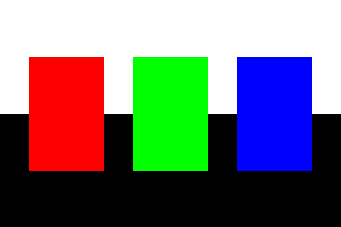
#> input picture Week 2/rgbtest.png, 341 x 227 px
$ jupyter execute --allow-errors worksheet02.ipynb
#> lines starting #> are read from the running program, lines starting #| are printed output that depends on the picture
# COMP90086 Workshop 2

This workshop aims to introduce you to some of the libraries we will use, including Numpy, Matplotlib and OpenCV. You will learn some basic operations on arrays and images.

Table of Contents
- [Numpy (Numerical Python)](#Numpy)
    - Array creation
    - Inspecting an array
    - Indexing/slicing
    - Array manipulation
    - Basic operators

- [Matplotlib (Plotting and Visualization)](#Matplotlib)
    - Basic plots
    - Subplot

- [OpenCV (Computer Vision)](#OpenCV)
    - Read image
    - Show image
    - Crop image
    - Resize image
    - Write image

# Numpy

Numpy is a numerical library with many useful functions for arrays.

First, import the library. It is usually called as `np` to simplify the reference.

[cell 1]
import numpy as np

## (1) Array creation

[cell 2]
a = np.array([0, 1, 2, 3, 4])
print(a)

[cell 3]
b = np.array([[0, 1, 2, 3, 4], [5, 6, 7, 8, 9]], dtype = float)
print(b)

[cell 4]
c = np.array([[1, 6], [2, 7], [3, 8], [4, 9], [5, 10]], dtype = int)
print(c)

### Create other useful arrays with functions:

[cell 5]
array_size=(2,3)
# The repr() function returns a printable representation of the given object.
print(repr(np.zeros(array_size)))          # Creates an array filled with zeros
print(repr(np.ones(array_size)))           # An array of ones
print(repr(np.eye(3)) )                    # The identity matrix I (needs 1 integer for square size)
print(repr(np.full(array_size, 5)))        # Fills with an element
print(repr(np.random.random(array_size)) ) # Random between 0 and 1
print(repr(np.arange(1,11) ))              # evenly spaced values within a given interval
print(repr(np.empty(array_size)))          # empty array (arbitrary values)

## (2) Inspecting an array

[cell 6]
print(c.dtype)  # data type of array elements
print(c.shape)  # lengths of each dimension
print(c.ndim)   # number of dimensions
print(c.size)   # number of elements in the array)

### Change the type to other type:

[cell 7]
#astype() function takes an argument which is the target data type
print(repr(a))
print(repr(a.astype(np.float16)))
print(repr(b))
print(repr(b.astype(np.int8)))

## (3) Indexing/slicing

[cell 8]
b[0,1]                   # select a single element (at row 0, column 1)

[cell 9]
a[0:4]                   # select a slice [start:end]

[cell 10]
a[0:4:2]                 # select a slice with a stride [start:end:step]

[cell 11]
a[::-1]                  # select all elements in reverse

[cell 12]
b[:,2]                   # select all elements along the first axis (all rows) and only the elements with index 2 along the second axis

[cell 13]
a[:, np.newaxis]         # insert a new axis (here: convert a 1D array to a column vector)

[cell 14]
a[a>2]                   # boolean indexing

## (4) Array manipulation

[cell 15]
b = np.array([[0, 1, 2, 3, 4], [5, 6, 7, 8, 9]], dtype = float)

b.ravel()                # flatten the array (or np.ravel)

[cell 16]
b[0, :3]=10              # change elements of an array
print(b)

[cell 17]
b.reshape(5,2)           # change shape, but don't change values

[cell 18]
np.resize(b, (6,2))      # create a new array with a different shape

[cell 19]
np.append(a, [1, 1])     # append values to the end of an array

[cell 20]
np.insert(a, 2, [1, 1])  # insert values at a given location

[cell 21]
np.delete(a, [0,2])      # delete elements at given locations

[cell 22]
np.concatenate((b, b+10), axis = 0)  # concatenate arrays

[cell 23]
np.r_[b, b + 10]         # shorthand: concatenate arrays along their first axis (row-wise)

[cell 24]
np.c_[b, b + 10]         # shorthand: concatenate arrays along their second axis (column-wise)

[cell 25]
np.split(b, 2, axis = 0) # split an array into sub-arrays

[cell 26]
aa = a.copy()            # make a deep copy of the array
aa.fill(0)
print(a)
print(aa)

## (5) Basic operations

### Element-wise arithmetic

[cell 27]
a = np.array([0, 1, 2, 3, 4])
b = np.array([[0, 1, 2, 3, 4], [5, 6, 7, 8, 9]], dtype = float)
d = np.array([5, 6, 7, 8, 9])

[cell 28]
a + d                # element-wise addition (or np.add)

[cell 29]
a - d                # element-wise subtraction (or np.subtract)

[cell 30]
a * d                # element-wise multiplication (or np.multiply)

[cell 31]
a / d                # element-wise division (or np.divide)

### Aggregation

[cell 32]
b.sum()              # sum elements

[cell 33]
b.min()              # minimum element

[cell 34]
b.max()              # maximum element

[cell 35]
b.mean()             # mean of elements

### Element-wise comparison

[cell 36]
a == a               # element-wise comparison

[cell 37]
b < 2                # element-wise comparison

### Array-level equality

[cell 38]
np.array_equal(a, b) # check whether arrays have the same shape and elements

### Linear algebra

[cell 39]
b.T                  # reverse the array dimensions (or np.transpose)

[cell 40]
a.dot(a)             # dot product (or np.dot)

[cell 41]
b @ c                # matrix multiplication (or np.matmul)

[cell 42]
x = c.T @ c
np.linalg.inv(x)     # matrix inverse

[cell 43]
b.trace()            # trace of a matrix

[cell 44]
np.eye(3)            # identity matrix

### Universal functions (ufuncs)

[cell 45]
np.exp(a)            # exponential function

[cell 46]
np.sin(a)            # sine function

[cell 47]
np.log(c)            # natural logarithm

[cell 48]
np.abs(-b)           # absolute value

[cell 49]
np.power(b, 3)       # raise to a power

# Matplotlib

Matplotlib is a plotting library. `matplotlib.pyplot` exposes a stateful, easy to use, plotting system

[cell 50]
import matplotlib
import matplotlib.pyplot as plt

### Plotting

[cell 51]
x = np.arange(-2, 2,0.1)
y_1 = np.power(x,2)
y_2 = -np.power(x,2)

plt.plot(x, y_1,label=r'$x^2$')
plt.plot(x, y_2,label=r'$-x^2$')

plt.xlabel('x axis')
plt.ylabel('y axis')
plt.title('parabola')
plt.legend()

plt.show()
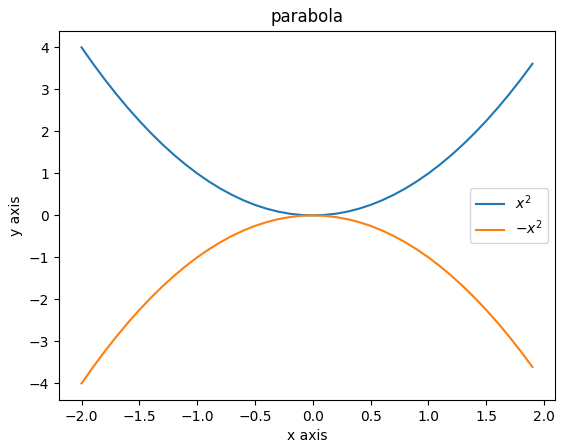
#> figure drawn by matplotlib, 1 panel; curve peaks at x = -2, y = 4; curve peaks at x = 1.78e-15, y = -3.16e-30

plt.show()

### Subplots

put different plots in the same figure

[cell 52]
# Set up a subplot grid that has height 2 and width 1,
# and set the first such subplot as active.
plt.subplot(2, 1, 1)

# Make the first plot
plt.plot(x, y_1)
plt.title(r'$x^2$')

# Set the second subplot as active, and make the second plot.
plt.subplot(2, 1, 2)
plt.plot(x, y_2)
plt.title(r'$-x^2$')

# Specific spacing between subplots
plt.tight_layout(pad=2.0)

# Show the figure.
plt.show()
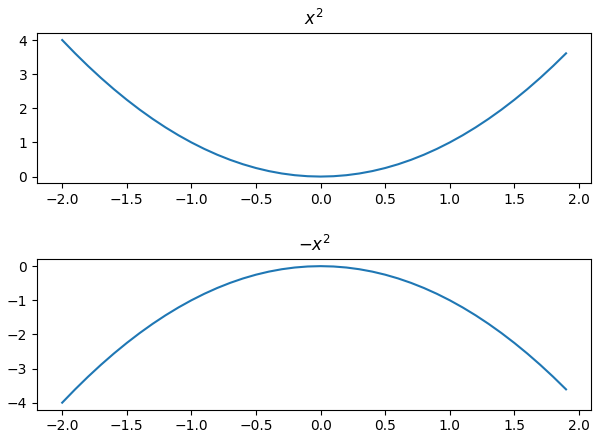
#> figure drawn by matplotlib, 2 panels; panel 1: curve peaks at x = -2, y = 4; panel 2: curve peaks at x = 1.78e-15, y = -3.16e-30

# OpenCV

OpenCV is apopular computer vision library. It contains many powerful tools for computer vision tasks, such as reading, writing, showing and maniputlating images and videos.

[cell 53]
import cv2
import os
import matplotlib
import matplotlib.pyplot as plt
import numpy as np

Are you experiencing `ModuleNotFoundError: No module named 'cv2'` ？

Solutions might include:
1. Make sure you have followed the installation guide in the ‘Week 1: Software installation’.
2. It might cause by launching the Jupyter Notebook in Anaconda with the default setting. You could try to reopen the Jupyter Notebook with the "CV" environment to see if it could solve this problem.
3. If still have such issues after reopen with the “CV" environment, you might try to upgrade anaconda to the latest version and also make sure are using python 3.7 version.

[cell 54]
# python version
import sys
print(sys.version)

4. Still not solved? Try the virtualenv/pip installation or use Colab as a last resort, OpenCV is included on there by default.

## (1) Read  Image

`imread`:  read in an image from a filepath.

[cell 55]
rootpath='./'
rgb_test = cv2.imread(os.path.join(rootpath, "rgbtest.png"))
#> rgb_test is the input picture: shape (227, 341, 3); mean B, G, R 114, 114, 114

Images in OpenCV are represented as numpy arrays: 1st dim-number of rows (height of image), 2nd dim - number of columns (width of image), 3rd dim- number of channels

[cell 56]
type(rgb_test), rgb_test.shape, rgb_test.dtype

### Channel order in OpenCV
The order of channels is BGR: the 1st, 2nd and 3rd channel are the pixel values of blue channel, green channel and red channel of an image, respectively. We can verify channel order by reading the pixels of an image that contains blue, green and red regions.

### Show image
We will show image by Matplotlib, which assumes images are in the **RGB** format, but OpenCV assumes that images are in the **BGR** format. So, we'll convert colors before showing the image. Let's make a function to do this.

[cell 57]
def imshow(image, *args, **kwargs):
    if len(image.shape) == 3:
      # Height, width, channels
      # Assume BGR, do a conversion since
      image = cv2.cvtColor(image, cv2.COLOR_BGR2RGB)
    else:
      # Height, width - must be grayscale
      # convert to RGB, since matplotlib will plot in a weird colormap (instead of black = 0, white = 1)
      image = cv2.cvtColor(image, cv2.COLOR_GRAY2RGB)
    # Draw the image
    plt.imshow(image, *args, **kwargs)
    # We'll also disable drawing the axes and tick marks in the plot, since it's actually an image
    plt.axis('off')
    # Make sure it outputs
    plt.show()

[cell 58]
# use our imshow fuction to see the original 'rgbtest.png'
imshow(rgb_test)

Next, we will show image by Matplotlib, which assumes images are in the RGB format. However, OpenCV assumes that images are in the BGR format.

[cell 59]
# the original RGB image but show using BGR format
plt.imshow(rgb_test)
plt.axis('off')
plt.show()

[cell 60]
# check the pixel value of the red region:
# the 3rd channel(red channel) is maximum for red region
rgb_test[100,100,:]
#> Out = [0, 0, 255]

[cell 61]
# check the pixel value of the green region:
# the 2nd channel (green channel) is maximum for green region
rgb_test[100,200,:]
#> Out = [0, 255, 0]

[cell 62]
# check the pixel value of the blue region:
# the 1st channel (blue channel) is maximum for blue region
rgb_test[100,300,:]
#> Out = [255, 0, 0]

[cell 63]
# check the pixel value of the white region:
# all channels have maximum values (Upper-left most point)
rgb_test[0,0,:]
#> Out = [255, 255, 255]

[cell 64]
# check the pixel value of the black region:
# all channels have minimum values (Lower-right most point)
rgb_test[226,340,:]
#> Out = [0, 0, 0]

Let's see another example!

[cell 65]
bird= cv2.imread(os.path.join(rootpath, "kodim23.png"))
#> (the rest of this cell did not finish here and is left out)

#> (a cell that did not finish here is left out)

#> (a cell that did not finish here is left out)

#> (a cell that did not finish here is left out)

#> (a cell that did not finish here is left out)

#> (a cell that did not finish here is left out)

## (2) Crop image

### Crop any region by matrix index

#> (a cell that did not finish here is left out)

###  Crop center region of an image

[cell 72]
# we assume that crop_size is the same for both width and height. we can set different values.
def crop_center(image, crop_size):
    height=image.shape[0]
    width=image.shape[1]
    upper_crop=(height-crop_size)//2
    left_crop=(width-crop_size)//2
    return image[upper_crop:upper_crop+crop_size,left_crop:left_crop+crop_size,:]

#> (a cell that did not finish here is left out)

## (3) Resize image

using `resize`. This needs the output size. Note that these are image sizes, which are expressed as (width, height), NOT to be confused with their shape. Different resizing methods can have different results

[cell 74]
image_height, image_width, image_num_channels = rgb_test.shape
#> image_height = 227; image_width = 341; image_num_channels = 3
new_height = image_height//10
#> new_height = 22
new_width = image_width//10
#> new_width = 34

# nearest-neighbor interpolation
resize_img1= cv2.resize(rgb_test, (new_width, new_height),interpolation = cv2.INTER_NEAREST)
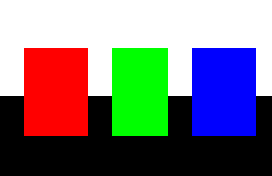
#> resize_img1: shape (22, 34, 3) (shown 8 times larger); mean B, G, R 122, 118.3, 122

# bicubic interpolation over 4×4 pixel neighborhood
resize_img2= cv2.resize(rgb_test, (new_width, new_height),interpolation = cv2.INTER_CUBIC)
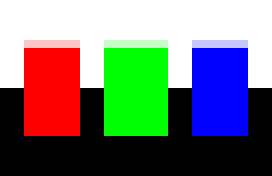
#> resize_img2: shape (22, 34, 3) (shown 8 times larger); mean B, G, R 115.1, 118.9, 115.1

[cell 75]
# (To display it in the browser, the image is being scaled down anyway, so resizing it 10 x 10 will not be obvious)
imshow(rgb_test)
print(rgb_test.shape)
#| (227, 341, 3)

[cell 76]
imshow(resize_img1)
print(resize_img1.shape)
#| (22, 34, 3)
print('INTER_NEAREST')

[cell 77]
imshow(resize_img2)
print(resize_img2.shape)
#| (22, 34, 3)
